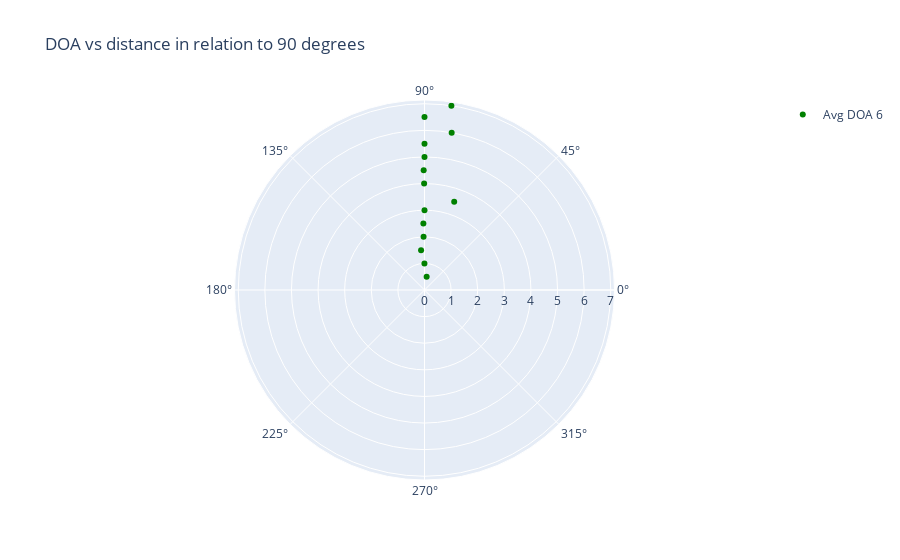

This figure's notebook cell:
### Code cell
fig = go.Figure(data=
    go.Scatterpolar(
        r = [0.5,1,1.5,2,2.5,3,3.5,4,4.5,5,5.5,6,6.5,7],
        theta = avg_doa6,
        marker=dict(color='green'),
        mode = 'markers',
        name='Avg DOA 6',
    ))

fig.update_layout(
    showlegend=True,
    title='DOA vs distance in relation to 90 degrees'
)
fig.show()

### Figure 1 — Plotly figure (JSON) as saved in the notebook; plotly's stock layout.template omitted (floating-point values rounded to 4 significant figures)
{"data": [{"marker": {"color": "green"}, "mode": "markers", "name": "Avg DOA 6", "r": [0.5, 1, 1.5, 2, 2.5, 3, 3.5, 4, 4.5, 5, 5.5, 6, 6.5, 7], "theta": [80.7, 90.1, 94.9, 91, 90.97, 90, 71.4, 90.2, 90.4, 90, 90, 80.2, 90, 81.7], "type": "scatterpolar"}], "layout": {"showlegend": true, "title": {"text": "DOA vs distance in relation to 90 degrees"}}}
